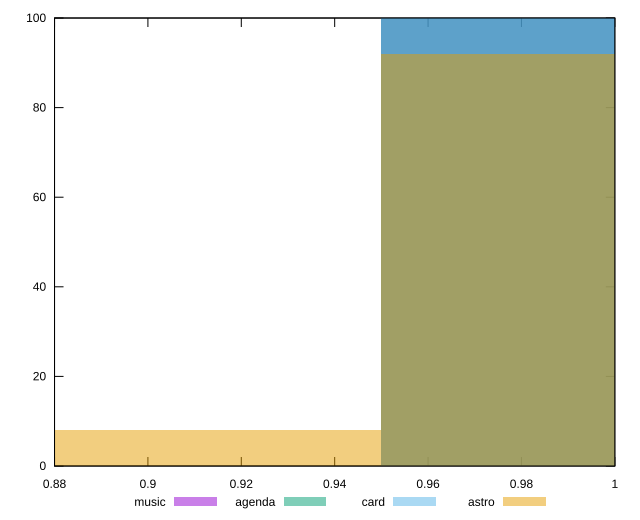

Source code (gnuplot):
reset

$music <<EOF
1 100
EOF

$agenda <<EOF
1 100
EOF

$card <<EOF
1 100
EOF

$astro <<EOF
0.9 8
1 92
EOF

set key outside below
set boxwidth 0.1
set xrange [0.88:1]
set yrange [0:100]
set trange [0:100]
set style fill transparent solid 0.5 noborder
set terminal svg size 640, 520 enhanced background rgb 'white'
set output "reports/report_00031_2021-02-24T23-18-18.084Z/legacy-javascript/comparison/histogram/all_score.svg"

plot $music title "music" with boxes, \
     $agenda title "agenda" with boxes, \
     $card title "card" with boxes, \
     $astro title "astro" with boxes

reset
